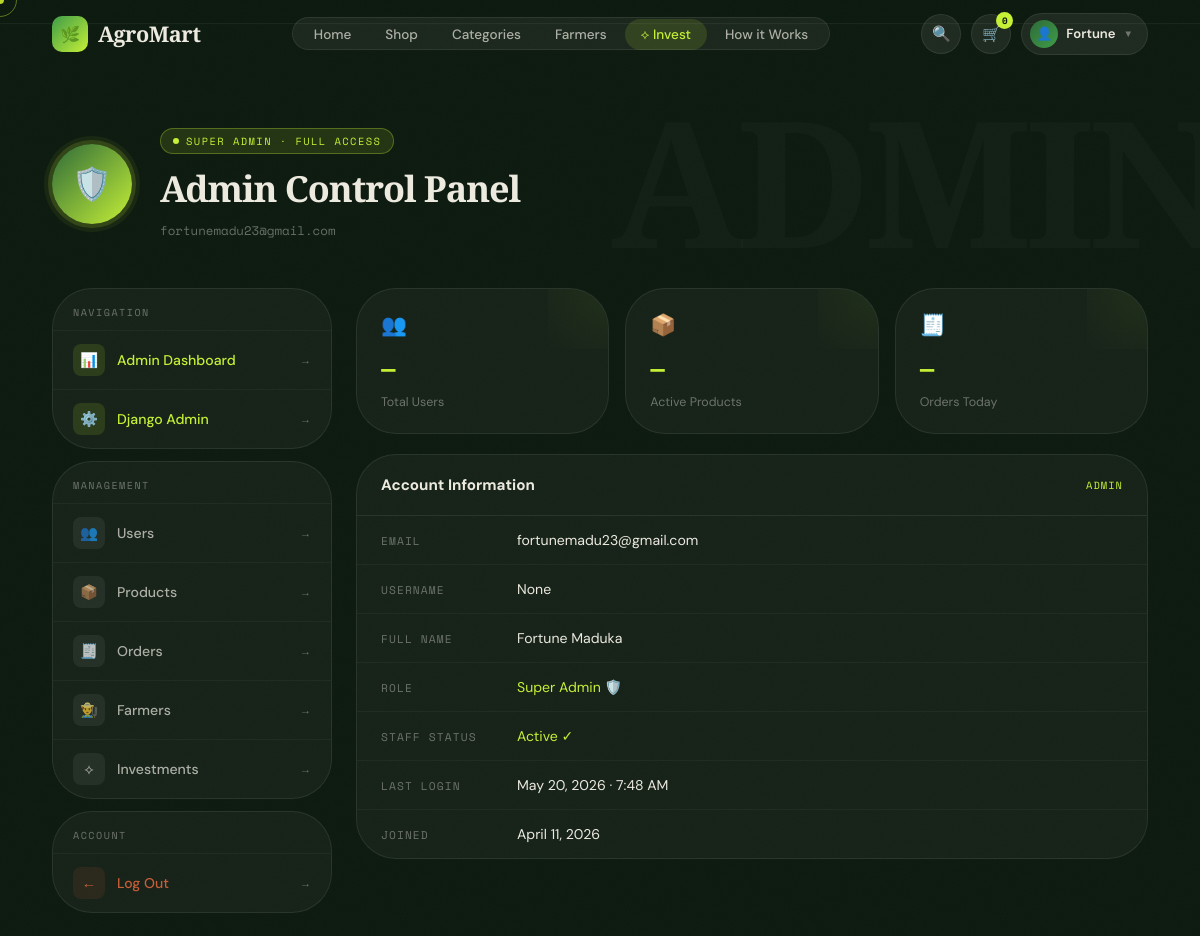
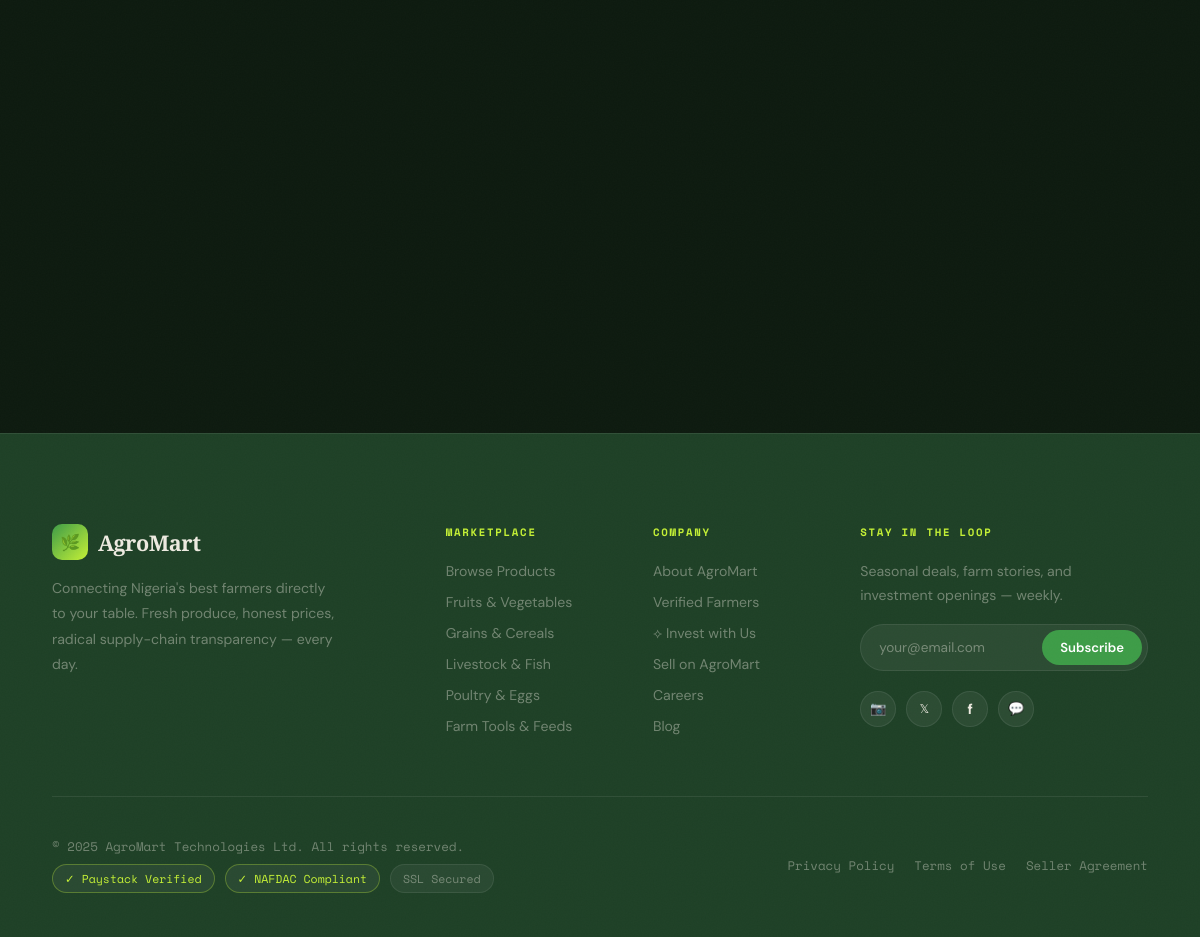
/profile/ (signed in), run on the app's committed database (2 pictures, top to bottom).
### accounts/models.py (models this page shows, shortened)
class User(AbstractUser):
    username = None
    email = models.EmailField(unique=True)
    phone = models.CharField(max_length=15, blank=True)
    is_buyer = models.BooleanField(default=True)
    is_seller = models.BooleanField(default=False)
    is_super_admin = models.BooleanField(default=False)
    profile_completed = models.BooleanField(default=False)  # 👈 add this
    USERNAME_FIELD = 'email'
    REQUIRED_FIELDS = []
    objects = UserManager()

### profiles/views.py (the view)
# urls.py: path('', profile_view, name='profile'),
@login_required
def profile_view(request):
    user = request.user
    if user.is_super_admin:
        return render(request, 'profiles/admin_profile.html')
    elif hasattr(user, 'profile') and user.profile.role == 'seller':
        return render(request, 'profiles/seller_profile.html')
    return render(request, 'profiles/buyer_profile.html')

### templates/profiles/admin_profile.html (shortened to what this page needs)
{% extends "base.html" %}
{% block content %}
<section class="admin-hero">
  <div class="admin-header rv">
    <div class="admin-avatar">🛡️</div>
    <div class="admin-header-text">
      <div class="admin-badge">
        <span class="admin-badge-dot"></span>
        Super Admin · Full Access
      </div>
      <h1>Admin Control Panel</h1>
      <span class="admin-email">{{ request.user.email }}</span>
    </div>
  </div>
</section>
<div class="admin-grid">
  <aside class="admin-sidebar rv">
    <div class="admin-nav-card">
      <div class="admin-nav-label">Navigation</div>
      <a href="/dashboard/admin/" class="admin-nav-link primary">
        <span class="nav-link-ico">📊</span>
        Admin Dashboard
        <span class="nav-link-arrow">→</span>
      </a>
      <a href="/admin/" class="admin-nav-link primary">
        <span class="nav-link-ico">⚙️</span>
        Django Admin
        <span class="nav-link-arrow">→</span>
      </a>
    </div>
    <div class="admin-nav-card">
      <div class="admin-nav-label">Management</div>
      <a href="#" class="admin-nav-link">
        <span class="nav-link-ico">👥</span>
        Users
        <span class="nav-link-arrow">→</span>
      </a>
      <a href="#" class="admin-nav-link">
        <span class="nav-link-ico">📦</span>
        Products
        <span class="nav-link-arrow">→</span>
      </a>
      <a href="#" class="admin-nav-link">
        <span class="nav-link-ico">🧾</span>
        Orders
        <span class="nav-link-arrow">→</span>
      </a>
      <a href="#" class="admin-nav-link">
        <span class="nav-link-ico">👨‍🌾</span>
        Farmers
        <span class="nav-link-arrow">→</span>
      </a>
      <a href="#" class="admin-nav-link">
        <span class="nav-link-ico">⟡</span>
        Investments
        <span class="nav-link-arrow">→</span>
      </a>
    </div>
    <div class="admin-nav-card">
      <div class="admin-nav-label">Account</div>
      <a href="{% url 'logout' %}" class="admin-nav-link" style="color:var(--rust) !important">
        <span class="nav-link-ico" style="background:rgba(200,92,56,.1)">←</span>
        Log Out
        <span class="nav-link-arrow">→</span>
      </a>
    </div>
  </aside>
  <div class="admin-main">
    <div class="admin-stats">
      <div class="stat-card rv">
        <span class="stat-card-ico">👥</span>
        <span class="stat-card-val">—</span>
        <span class="stat-card-label">Total Users</span>
      </div>
      <div class="stat-card rv d1">
        <span class="stat-card-ico">📦</span>
        <span class="stat-card-val">—</span>
        <span class="stat-card-label">Active Products</span>
      </div>
      <div class="stat-card rv d2">
        <span class="stat-card-ico">🧾</span>
        <span class="stat-card-val">—</span>
        <span class="stat-card-label">Orders Today</span>
      </div>
    </div>
    <div class="info-card rv">
      <div class="info-card-head">
        <h3>Account Information</h3>
        <span>Admin</span>
      </div>
      <div class="info-row">
        <span class="info-row-label">Email</span>
        <span class="info-row-val">{{ request.user.email }}</span>
      </div>
      <div class="info-row">
        <span class="info-row-label">Username</span>
        <span class="info-row-val">{{ request.user.username }}</span>
      </div>
      <div class="info-row">
        <span class="info-row-label">Full Name</span>
        <span class="info-row-val">{{ request.user.get_full_name|default:"—" }}</span>
      </div>
      <div class="info-row">
        <span class="info-row-label">Role</span>
        <span class="info-row-val green">Super Admin 🛡️</span>
      </div>
      <div class="info-row">
        <span class="info-row-label">Staff Status</span>
        <span class="info-row-val green">{% if request.user.is_staff %}Active ✓{% else %}Inactive{% endif %}</span>
      </div>
      <div class="info-row">
        <span class="info-row-label">Last Login</span>
        <span class="info-row-val">{{ request.user.last_login|date:"N j, Y · g:i A"|default:"—" }}</span>
      </div>
      <div class="info-row">
        <span class="info-row-label">Joined</span>
        <span class="info-row-val">{{ request.user.date_joined|date:"N j, Y"|default:"—" }}</span>
      </div>
    </div>
  </div>
</div>
{% endblock %}

### templates/base.html (shortened to what this page needs)
<!DOCTYPE html>
<html lang="en">
<head>
  {% load static %}
</head>
<body>
<nav class="nav" id="nav">
  <a href="{% url 'home' %}" class="nav-logo">
    <div class="nav-logo-mark">🌿</div>
    AgroMart
  </a>
  <ul class="nav-links">
    <li><a href="{% url 'home' %}" class="{% if request.resolver_match.url_name == 'home' %}active{% endif %}">Home</a></li>
    <li><a href="{% url 'product_list' %}">Shop</a></li>
    <li><a href="{% url 'categories' %}">Categories</a></li>
    <li><a href="#">Farmers</a></li>
    <li class="invest-link"><a href="#">⟡ Invest</a></li>
    <li><a href="#">How it Works</a></li>
  </ul>
  <div class="nav-right">
    <a href="#" class="nav-icon-btn" title="Search">🔍</a>
    <a href="#" class="nav-icon-btn" title="Cart">
      🛒
      <span class="nav-badge">{% if cart_count %}{{ cart_count }}{% else %}0{% endif %}</span>
    </a>
    {% if user.is_authenticated %}
      <div class="nav-user" id="navUser">
        <button class="nav-user-btn" id="navUserBtn" aria-expanded="false">
          <div class="nav-user-ava">👤</div>
          <span class="nav-user-name">{{ user.get_short_name|default:user.username }}</span>
          <span class="nav-user-chevron">▼</span>
        </button>
      </div>
    {% else %}
      <a href="{% url 'login' %}" class="nav-auth-link">Log in</a>
      <a href="{% url 'register' %}" class="btn btn-green" style="padding:9px 20px;font-size:.85rem;">Get Started</a>
    {% endif %}
  </div>
</nav>
<div class="nav-drawer" id="navDrawer">
</div>
<main>{% block content %}{% endblock %}</main>
<footer class="footer">
  <div class="footer-top">
    <div>
      <a href="{% url 'home' %}" class="nav-logo" style="display:inline-flex">
        <div class="nav-logo-mark">🌿</div>AgroMart
      </a>
      <p class="footer-brand-blurb">Connecting Nigeria's best farmers directly to your table. Fresh produce, honest prices, radical supply-chain transparency — every day.</p>
    </div>
    <div class="footer-col">
      <h5>Marketplace</h5>
      <ul>
        <li><a href="/products/all/">Browse Products</a></li>
        <li><a href="#">Fruits &amp; Vegetables</a></li>
        <li><a href="#">Grains &amp; Cereals</a></li>
        <li><a href="#">Livestock &amp; Fish</a></li>
        <li><a href="#">Poultry &amp; Eggs</a></li>
        <li><a href="#">Farm Tools &amp; Feeds</a></li>
      </ul>
    </div>
    <div class="footer-col">
      <h5>Company</h5>
      <ul>
        <li><a href="#">About AgroMart</a></li>
        <li><a href="#">Verified Farmers</a></li>
        <li><a href="#">⟡ Invest with Us</a></li>
        <li><a href="#">Sell on AgroMart</a></li>
        <li><a href="#">Careers</a></li>
        <li><a href="#">Blog</a></li>
      </ul>
    </div>
    <div class="footer-col footer-newsletter">
      <h5>Stay in the Loop</h5>
      <p>Seasonal deals, farm stories, and investment openings — weekly.</p>
      <div class="nl-form">
        <input type="email" placeholder="your@email.com" />
        <button type="button">Subscribe</button>
      </div>
      <div class="social-row" style="margin-top:20px">
        <a href="#" class="social-btn" title="Instagram">📷</a>
        <a href="#" class="social-btn" title="X / Twitter" style="font-family:var(--mono);font-size:.75rem">𝕏</a>
        <a href="#" class="social-btn" title="Facebook" style="font-weight:700;font-size:.9rem">f</a>
        <a href="#" class="social-btn" title="WhatsApp">💬</a>
      </div>
    </div>
  </div>
  <div class="footer-bottom">
    <div>
      <p>© 2025 AgroMart Technologies Ltd. All rights reserved.</p>
      <div class="f-badges">
        <span class="f-badge ok">✓ Paystack Verified</span>
        <span class="f-badge ok">✓ NAFDAC Compliant</span>
        <span class="f-badge">SSL Secured</span>
      </div>
    </div>
    <div class="footer-legal-links">
      <a href="#">Privacy Policy</a>
      <a href="#">Terms of Use</a>
      <a href="#">Seller Agreement</a>
    </div>
  </div>
</footer>
</body>
</html>

### data on the page
User: get_short_name "Fortune", user.email "fortunemadu23@gmail.com", user.username "None", user.get_full_name "Fortune Maduka", user.last_login "May 20, 2026 · 7:48 AM", user.date_joined "April 11, 2026"
